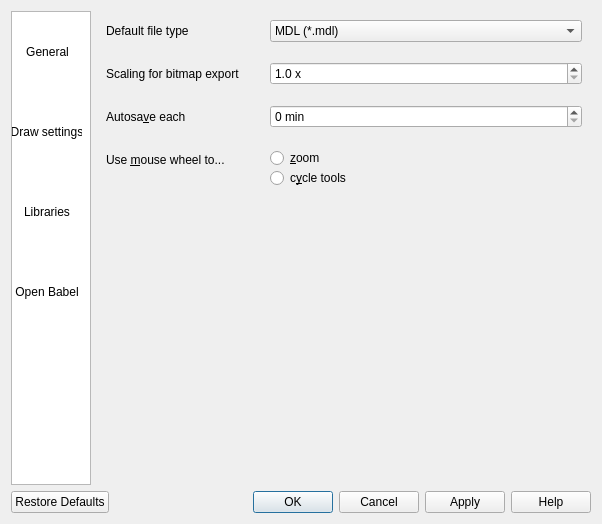
<?xml version="1.0" encoding="UTF-8"?>
<ui version="4.0">
 <author>Harm van Eersel &lt;devsciurus@xs4all.nl&gt;</author>
 <class>SettingsDialog</class>
 <widget class="QDialog" name="SettingsDialog">
  <property name="geometry">
   <rect>
    <x>0</x>
    <y>0</y>
    <width>602</width>
    <height>524</height>
   </rect>
  </property>
  <property name="windowTitle">
   <string>Preferences</string>
  </property>
  <property name="windowIcon">
   <iconset theme="preferences-system" resource="oxygenicons.qrc">
    <normaloff>:/icons/preferences-system.svg</normaloff>:/icons/preferences-system.svg</iconset>
  </property>
  <layout class="QGridLayout" name="mainLayout">
   <item row="0" column="0">
    <layout class="QVBoxLayout" name="settingsDialogLayout">
     <item>
      <layout class="QHBoxLayout" name="settingsInnerLayout">
       <item>
        <widget class="QListWidget" name="listWidget">
         <property name="enabled">
          <bool>true</bool>
         </property>
         <property name="sizePolicy">
          <sizepolicy hsizetype="Fixed" vsizetype="Expanding">
           <horstretch>0</horstretch>
           <verstretch>0</verstretch>
          </sizepolicy>
         </property>
         <property name="minimumSize">
          <size>
           <width>80</width>
           <height>0</height>
          </size>
         </property>
         <property name="maximumSize">
          <size>
           <width>80</width>
           <height>16777215</height>
          </size>
         </property>
         <property name="baseSize">
          <size>
           <width>80</width>
           <height>0</height>
          </size>
         </property>
         <property name="lineWidth">
          <number>1</number>
         </property>
         <property name="midLineWidth">
          <number>0</number>
         </property>
         <property name="verticalScrollBarPolicy">
          <enum>Qt::ScrollBarPolicy::ScrollBarAlwaysOff</enum>
         </property>
         <property name="horizontalScrollBarPolicy">
          <enum>Qt::ScrollBarPolicy::ScrollBarAlwaysOff</enum>
         </property>
         <property name="sizeAdjustPolicy">
          <enum>QAbstractScrollArea::SizeAdjustPolicy::AdjustToContentsOnFirstShow</enum>
         </property>
         <property name="editTriggers">
          <set>QAbstractItemView::EditTrigger::NoEditTriggers</set>
         </property>
         <property name="showDropIndicator" stdset="0">
          <bool>false</bool>
         </property>
         <property name="dragDropMode">
          <enum>QAbstractItemView::DragDropMode::NoDragDrop</enum>
         </property>
         <property name="defaultDropAction">
          <enum>Qt::DropAction::CopyAction</enum>
         </property>
         <property name="alternatingRowColors">
          <bool>false</bool>
         </property>
         <property name="iconSize">
          <size>
           <width>32</width>
           <height>32</height>
          </size>
         </property>
         <property name="textElideMode">
          <enum>Qt::TextElideMode::ElideNone</enum>
         </property>
         <property name="verticalScrollMode">
          <enum>QAbstractItemView::ScrollMode::ScrollPerPixel</enum>
         </property>
         <property name="movement">
          <enum>QListView::Movement::Static</enum>
         </property>
         <property name="flow">
          <enum>QListView::Flow::TopToBottom</enum>
         </property>
         <property name="isWrapping" stdset="0">
          <bool>false</bool>
         </property>
         <property name="resizeMode">
          <enum>QListView::ResizeMode::Adjust</enum>
         </property>
         <property name="gridSize">
          <size>
           <width>80</width>
           <height>80</height>
          </size>
         </property>
         <property name="viewMode">
          <enum>QListView::ViewMode::IconMode</enum>
         </property>
         <property name="uniformItemSizes">
          <bool>true</bool>
         </property>
         <property name="wordWrap">
          <bool>false</bool>
         </property>
         <property name="itemAlignment">
          <set>Qt::AlignmentFlag::AlignCenter</set>
         </property>
         <property name="currentRow">
          <number>-1</number>
         </property>
         <item>
          <property name="text">
           <string>General</string>
          </property>
          <property name="icon">
           <iconset theme="preferences-system" resource="oxygenicons.qrc">
            <normaloff>:/icons/preferences-system.svg</normaloff>:/icons/preferences-system.svg</iconset>
          </property>
          <property name="flags">
           <set>ItemIsSelectable|ItemIsEnabled</set>
          </property>
         </item>
         <item>
          <property name="text">
           <string>Draw settings</string>
          </property>
          <property name="icon">
           <iconset theme="draw-freehand" resource="oxygenicons.qrc">
            <normaloff>:/icons/draw-freehand.svg</normaloff>:/icons/draw-freehand.svg</iconset>
          </property>
          <property name="flags">
           <set>ItemIsSelectable|ItemIsEnabled</set>
          </property>
         </item>
         <item>
          <property name="text">
           <string>Libraries</string>
          </property>
          <property name="icon">
           <iconset theme="document-open" resource="oxygenicons.qrc">
            <normaloff>:/icons/document-open.svg</normaloff>:/icons/document-open.svg</iconset>
          </property>
          <property name="flags">
           <set>ItemIsSelectable|ItemIsEnabled</set>
          </property>
         </item>
         <item>
          <property name="text">
           <string>Open Babel</string>
          </property>
          <property name="icon">
           <iconset resource="molsketch.qrc">
            <normaloff>:/images/openbabel.png</normaloff>:/images/openbabel.png</iconset>
          </property>
          <property name="flags">
           <set>ItemIsSelectable|ItemIsEnabled</set>
          </property>
         </item>
        </widget>
       </item>
       <item>
        <widget class="QStackedWidget" name="stackedWidget">
         <property name="currentIndex">
          <number>0</number>
         </property>
         <widget class="QWidget" name="generalPage">
          <layout class="QFormLayout" name="generalPageLayout">
           <property name="fieldGrowthPolicy">
            <enum>QFormLayout::FieldGrowthPolicy::AllNonFixedFieldsGrow</enum>
           </property>
           <property name="labelAlignment">
            <set>Qt::AlignmentFlag::AlignLeading|Qt::AlignmentFlag::AlignLeft|Qt::AlignmentFlag::AlignVCenter</set>
           </property>
           <property name="formAlignment">
            <set>Qt::AlignmentFlag::AlignLeading|Qt::AlignmentFlag::AlignLeft|Qt::AlignmentFlag::AlignTop</set>
           </property>
           <property name="horizontalSpacing">
            <number>30</number>
           </property>
           <property name="verticalSpacing">
            <number>20</number>
           </property>
           <item row="0" column="0">
            <widget class="QLabel" name="labelDefaultFileType">
             <property name="text">
              <string>Default file type</string>
             </property>
             <property name="buddy">
              <cstring>comboBoxFileType</cstring>
             </property>
            </widget>
           </item>
           <item row="0" column="1">
            <widget class="QComboBox" name="comboBoxFileType">
             <item>
              <property name="text">
               <string>MDL (*.mdl)</string>
              </property>
             </item>
             <item>
              <property name="text">
               <string>Chemical Markup Language (*.cml)</string>
              </property>
             </item>
            </widget>
           </item>
           <item row="1" column="0">
            <widget class="QLabel" name="pixelScalingFactorLabel">
             <property name="text">
              <string>Scaling for bitmap export</string>
             </property>
             <property name="buddy">
              <cstring>pixelScalingFactor</cstring>
             </property>
            </widget>
           </item>
           <item row="1" column="1">
            <widget class="QDoubleSpinBox" name="pixelScalingFactor">
             <property name="whatsThis">
              <string>By which factor to scale pixels when exporting. Higher value leads to better image quality.</string>
             </property>
             <property name="suffix">
              <string> x</string>
             </property>
             <property name="decimals">
              <number>1</number>
             </property>
             <property name="minimum">
              <double>1.000000000000000</double>
             </property>
             <property name="maximum">
              <double>50.000000000000000</double>
             </property>
            </widget>
           </item>
           <item row="2" column="0">
            <widget class="QLabel" name="labelAutoSave">
             <property name="text">
              <string>Autosa&amp;ve each</string>
             </property>
             <property name="buddy">
              <cstring>spinBoxAutoSave</cstring>
             </property>
            </widget>
           </item>
           <item row="2" column="1">
            <widget class="QSpinBox" name="spinBoxAutoSave">
             <property name="suffix">
              <string> min</string>
             </property>
             <property name="prefix">
              <string/>
             </property>
            </widget>
           </item>
           <item row="3" column="0">
            <widget class="QLabel" name="mouseWheelLabel">
             <property name="text">
              <string>Use &amp;mouse wheel to...</string>
             </property>
             <property name="alignment">
              <set>Qt::AlignmentFlag::AlignLeading|Qt::AlignmentFlag::AlignLeft|Qt::AlignmentFlag::AlignVCenter</set>
             </property>
             <property name="buddy">
              <cstring>mouseWheelZoom</cstring>
             </property>
            </widget>
           </item>
           <item row="3" column="1">
            <layout class="QVBoxLayout" name="mouseWheelModeChoices">
             <item>
              <widget class="QRadioButton" name="mouseWheelZoom">
               <property name="text">
                <string>&amp;zoom</string>
               </property>
              </widget>
             </item>
             <item>
              <widget class="QRadioButton" name="mouseWheelCycleTools">
               <property name="text">
                <string>c&amp;ycle tools</string>
               </property>
              </widget>
             </item>
            </layout>
           </item>
          </layout>
         </widget>
         <widget class="QWidget" name="drawingPage">
          <layout class="QHBoxLayout" name="horizontalLayout_2"/>
         </widget>
         <widget class="QWidget" name="librariesPage">
          <widget class="QGroupBox" name="groupBoxLibraries">
           <property name="geometry">
            <rect>
             <x>10</x>
             <y>10</y>
             <width>431</width>
             <height>391</height>
            </rect>
           </property>
           <property name="title">
            <string>Libraries</string>
           </property>
           <widget class="QWidget" name="librarieslayoutWidget">
            <property name="geometry">
             <rect>
              <x>20</x>
              <y>50</y>
              <width>361</width>
              <height>301</height>
             </rect>
            </property>
            <layout class="QVBoxLayout" name="verticalLayout">
             <item>
              <layout class="QGridLayout" name="moleculeLibraryPathLayout">
               <item row="1" column="0">
                <widget class="QPushButton" name="addLibrary">
                 <property name="text">
                  <string/>
                 </property>
                 <property name="icon">
                  <iconset theme="list-add" resource="oxygenicons.qrc">
                   <normaloff>:/icons/list-add.svg</normaloff>:/icons/list-add.svg</iconset>
                 </property>
                </widget>
               </item>
               <item row="1" column="1">
                <widget class="QPushButton" name="removeLibrary">
                 <property name="text">
                  <string/>
                 </property>
                 <property name="icon">
                  <iconset theme="list-remove" resource="oxygenicons.qrc">
                   <normaloff>:/icons/list-remove.svg</normaloff>:/icons/list-remove.svg</iconset>
                 </property>
                </widget>
               </item>
               <item row="0" column="0" colspan="2">
                <widget class="QListWidget" name="libraries">
                 <property name="selectionMode">
                  <enum>QAbstractItemView::SelectionMode::ExtendedSelection</enum>
                 </property>
                </widget>
               </item>
              </layout>
             </item>
            </layout>
           </widget>
          </widget>
         </widget>
         <widget class="QWidget" name="openBabelPage">
          <layout class="QGridLayout" name="openBabelPageLayout">
           <item row="0" column="0">
            <widget class="QGroupBox" name="libraryPathBox">
             <property name="title">
              <string>OpenBabel Library Path</string>
             </property>
             <layout class="QGridLayout" name="dynamicLibraryPathLayout">
              <item row="0" column="0">
               <layout class="QVBoxLayout" name="openbabelifaceHintAndInput">
                <item>
                 <widget class="QLabel" name="libraryExplanation">
                  <property name="text">
                   <string>If you have downloaded the auxiliary package from &lt;a href=&quot;http://molsketch.sourceforge.net/&quot;&gt;molsketch.sf.net&lt;/a&gt;,&lt;br/&gt;please provide the path to the folder where you stored the libraries.</string>
                  </property>
                 </widget>
                </item>
                <item>
                 <layout class="QHBoxLayout" name="openbabelifaceInput">
                  <item>
                   <widget class="QLineEdit" name="libraryPath">
                    <property name="placeholderText">
                     <string>Path to shared libraries</string>
                    </property>
                   </widget>
                  </item>
                  <item>
                   <widget class="QToolButton" name="libraryPathButton">
                    <property name="text">
                     <string/>
                    </property>
                    <property name="icon">
                     <iconset theme="document-open" resource="oxygenicons.qrc">
                      <normaloff>:/icons/document-open.svg</normaloff>:/icons/document-open.svg</iconset>
                    </property>
                   </widget>
                  </item>
                 </layout>
                </item>
               </layout>
              </item>
              <item row="2" column="0">
               <spacer name="openbabelifaceSpacer">
                <property name="orientation">
                 <enum>Qt::Orientation::Vertical</enum>
                </property>
                <property name="sizeHint" stdset="0">
                 <size>
                  <width>20</width>
                  <height>40</height>
                 </size>
                </property>
               </spacer>
              </item>
              <item row="1" column="0">
               <widget class="QLabel" name="obabelifaceWarningLabel">
                <property name="text">
                 <string>&lt;html&gt;&lt;head/&gt;&lt;body&gt;&lt;p&gt;&lt;span style=&quot; font-size:10pt; font-weight:600;&quot;&gt;Warning!&lt;/span&gt;&lt;/p&gt;&lt;p&gt;&lt;span style=&quot; font-weight:600;&quot;&gt;Setting an &amp;quot;obabeliface&amp;quot; library here that was not built&lt;br/&gt;for this version of Molsketch may lead to crashes!&lt;/span&gt;&lt;/p&gt;&lt;/body&gt;&lt;/html&gt;</string>
                </property>
               </widget>
              </item>
             </layout>
            </widget>
           </item>
           <item row="1" column="0">
            <widget class="QGroupBox" name="obfPathBox">
             <property name="title">
              <string>OpenBabel Format File Path</string>
             </property>
             <layout class="QGridLayout" name="obfPathLayout">
              <item row="0" column="0">
               <layout class="QVBoxLayout" name="openbabelFormatsHintAndInput">
                <item>
                 <widget class="QLabel" name="obfExplanation">
                  <property name="text">
                   <string>If you have downloaded the auxiliary package from &lt;a href=&quot;http://molsketch.sourceforge.net/&quot;&gt;molsketch.sf.net&lt;/a&gt;,&lt;br/&gt;please provide the path to the folder where you stored the OBF files.</string>
                  </property>
                 </widget>
                </item>
                <item>
                 <layout class="QHBoxLayout" name="openbabelFormatsInput">
                  <item>
                   <widget class="QLineEdit" name="obfPath">
                    <property name="placeholderText">
                     <string>Path to OBF files</string>
                    </property>
                   </widget>
                  </item>
                  <item>
                   <widget class="QToolButton" name="obfPathButton">
                    <property name="text">
                     <string/>
                    </property>
                    <property name="icon">
                     <iconset theme="document-open" resource="oxygenicons.qrc">
                      <normaloff>:/icons/document-open.svg</normaloff>:/icons/document-open.svg</iconset>
                    </property>
                   </widget>
                  </item>
                 </layout>
                </item>
               </layout>
              </item>
              <item row="2" column="0">
               <spacer name="openbabelFormatsSpacer">
                <property name="orientation">
                 <enum>Qt::Orientation::Vertical</enum>
                </property>
                <property name="sizeHint" stdset="0">
                 <size>
                  <width>20</width>
                  <height>40</height>
                 </size>
                </property>
               </spacer>
              </item>
              <item row="1" column="0">
               <widget class="QLabel" name="obabelFormatsWarningLabel">
                <property name="text">
                 <string>&lt;html&gt;&lt;head/&gt;&lt;body&gt;&lt;p&gt;&lt;span style=&quot; font-size:10pt; font-weight:600;&quot;&gt;Warning!&lt;/span&gt;&lt;/p&gt;&lt;p&gt;&lt;span style=&quot; font-weight:600;&quot;&gt;Selecting a folder of OpenBabel formats here that was not built&lt;br/&gt;for the version of OpenBabel for which the &amp;quot;obabeliface&amp;quot; above was built&lt;br/&gt;may lead to crashes or prevent formats from working!&lt;/span&gt;&lt;/p&gt;&lt;/body&gt;&lt;/html&gt;</string>
                </property>
               </widget>
              </item>
             </layout>
            </widget>
           </item>
           <item row="4" column="0" rowspan="2">
            <layout class="QFormLayout" name="formLayout">
             <property name="topMargin">
              <number>0</number>
             </property>
             <property name="bottomMargin">
              <number>0</number>
             </property>
             <item row="0" column="1">
              <widget class="QLineEdit" name="wikidataQueryUrl"/>
             </item>
             <item row="0" column="0">
              <widget class="QLabel" name="wikidataQueryUrlLabel">
               <property name="text">
                <string>Wikidata Query URL</string>
               </property>
              </widget>
             </item>
            </layout>
           </item>
          </layout>
         </widget>
        </widget>
       </item>
      </layout>
     </item>
     <item>
      <widget class="QDialogButtonBox" name="buttonBox">
       <property name="orientation">
        <enum>Qt::Orientation::Horizontal</enum>
       </property>
       <property name="standardButtons">
        <set>QDialogButtonBox::StandardButton::Apply|QDialogButtonBox::StandardButton::Cancel|QDialogButtonBox::StandardButton::Help|QDialogButtonBox::StandardButton::Ok|QDialogButtonBox::StandardButton::RestoreDefaults</set>
       </property>
      </widget>
     </item>
    </layout>
   </item>
  </layout>
 </widget>
 <tabstops>
  <tabstop>listWidget</tabstop>
  <tabstop>comboBoxFileType</tabstop>
  <tabstop>pixelScalingFactor</tabstop>
  <tabstop>spinBoxAutoSave</tabstop>
  <tabstop>mouseWheelZoom</tabstop>
  <tabstop>mouseWheelCycleTools</tabstop>
  <tabstop>libraries</tabstop>
  <tabstop>addLibrary</tabstop>
  <tabstop>removeLibrary</tabstop>
  <tabstop>libraryPath</tabstop>
  <tabstop>libraryPathButton</tabstop>
  <tabstop>obfPath</tabstop>
  <tabstop>obfPathButton</tabstop>
 </tabstops>
 <resources>
  <include location="molsketch.qrc"/>
  <include location="oxygenicons.qrc"/>
 </resources>
 <connections>
  <connection>
   <sender>buttonBox</sender>
   <signal>accepted()</signal>
   <receiver>SettingsDialog</receiver>
   <slot>accept()</slot>
   <hints>
    <hint type="sourcelabel">
     <x>383</x>
     <y>498</y>
    </hint>
    <hint type="destinationlabel">
     <x>157</x>
     <y>274</y>
    </hint>
   </hints>
  </connection>
  <connection>
   <sender>buttonBox</sender>
   <signal>rejected()</signal>
   <receiver>SettingsDialog</receiver>
   <slot>reject()</slot>
   <hints>
    <hint type="sourcelabel">
     <x>451</x>
     <y>498</y>
    </hint>
    <hint type="destinationlabel">
     <x>286</x>
     <y>274</y>
    </hint>
   </hints>
  </connection>
  <connection>
   <sender>listWidget</sender>
   <signal>currentRowChanged(int)</signal>
   <receiver>stackedWidget</receiver>
   <slot>setCurrentIndex(int)</slot>
   <hints>
    <hint type="sourcelabel">
     <x>62</x>
     <y>21</y>
    </hint>
    <hint type="destinationlabel">
     <x>260</x>
     <y>12</y>
    </hint>
   </hints>
  </connection>
 </connections>
</ui>
